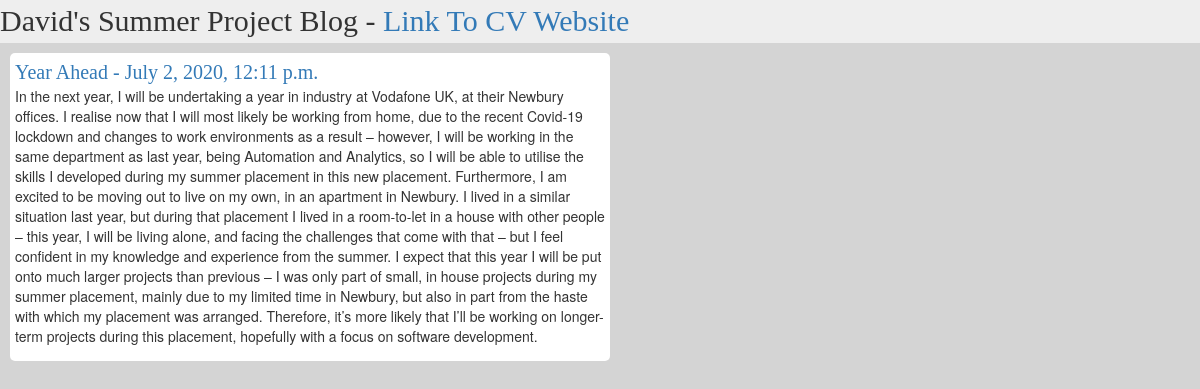
The page /post/6/ on the database as committed earlier.
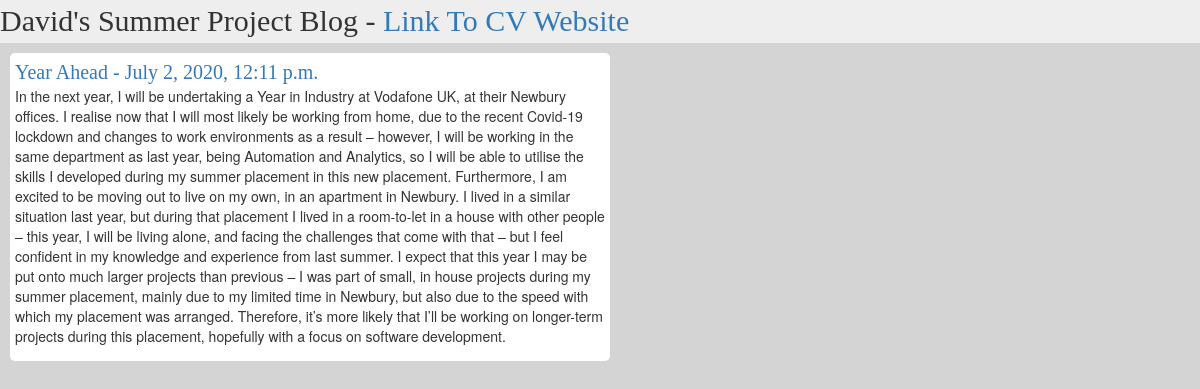
The same page on the database as committed later.
### blog/models.py (models this page shows, shortened)
class Post(models.Model):
    author = models.ForeignKey(settings.AUTH_USER_MODEL, on_delete=models.CASCADE)
    title = models.CharField(max_length=200)
    text = models.TextField()
    created_date = models.DateTimeField(default=timezone.now)
    published_date = models.DateTimeField(blank=True, null=True)

### blog/views.py (the view)
# urls.py: path('post/<int:pk>/', views.post_detail, name='post_detail'),
def post_detail(request, pk):
	post = get_object_or_404(Post, pk=pk)
	return render(request, 'blog/post_detail.html',{'post':post})

### blog/templates/blog/post_detail.html
{% extends 'blog/base.html' %}
{% block content %}
			<div class="Post">
				<a id="title" href="{% url 'post_detail' pk=post.pk %}">{{post.title}} - {{post.published_date}}</a>
				<p>{{post.text}}</p>
			</div>
{% endblock %}

Rows that differ between the two databases and show on the page:
changed Post "Year Ahead": text "…will be undertaking a year in industry at Vodafone UK, at their Newbury offices. I realise now that I will most likely be working from home, due to the recent Covid-19 lockdown and changes to work environments as a result – however, I will be working in the same department as last year, being Automation and Analytics, so I will be able to utilise the skills I developed during my summer placement in this new placement. Furthermore, I am excited to be moving out to live on my own, in an apartment in Newbury. I lived in a similar situation last year, but during that placement I lived in a room-to-let in a house with other people – this year, I will be living alone, and facing the challenges…" → "…will be undertaking a Year in Industry at Vodafone UK, at their Newbury offices. I realise now that I will most likely be working from home, due to the recent Covid-19 lockdown and changes to work environments as a result – however, I will be working in the same department as last year, being Automation and Analytics, so I will be able to utilise the skills I developed during my summer placement in this new placement. Furthermore, I am excited to be moving out to live on my own, in an apartment in Newbury. I lived in a similar situation last year, but during that placement I lived in a room-to-let in a house with other people – this year, I will be living alone, and facing the challenges…"
